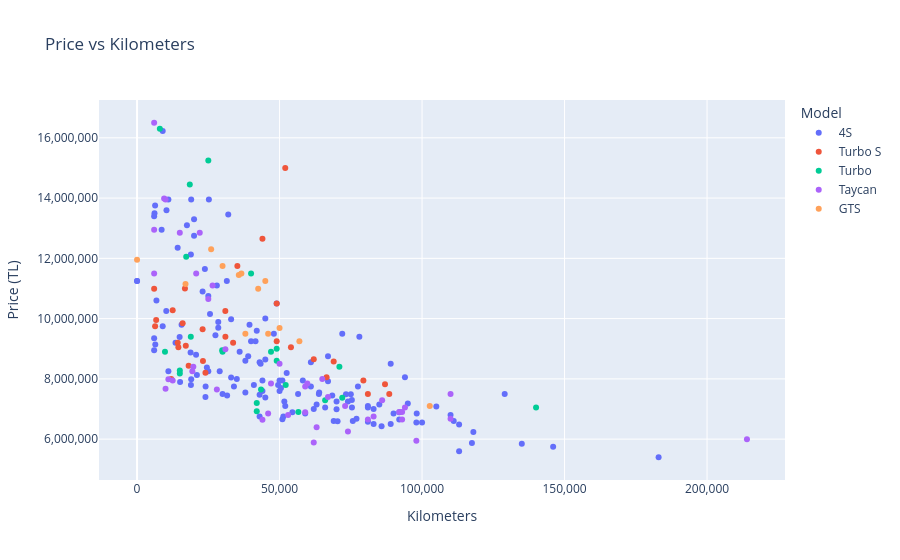

Notebook code cell kept with this figure:
### Code cell
# Price vs KM scatter
fig = px.scatter(
    df, x="km", y="price", color="model",
    hover_data=["year", "title", "sahibinden_id"],
    title="Price vs Kilometers",
    labels={"km": "Kilometers", "price": "Price (TL)", "model": "Model"}
)
fig.update_layout(xaxis_tickformat=",.0f", yaxis_tickformat=",.0f")
fig.show()

### Figure 1 — Plotly figure (JSON) as saved in the notebook; plotly's stock layout.template omitted (floating-point values rounded to 4 significant figures; data arrays with more than 128 entries replaced by an {"elided": "..."} marker saying what was removed)
{"data": [{"customdata": {"elided": "139x3 mixed values"}, "hovertemplate": "Model=4S<br>Kilometers=%{x}<br>Price (TL)=%{y}<br>year=%{customdata[0]}<br>title=%{customdata[1]}<br>sahibinden_id=%{customdata[2]}<extra></extra>", "legendgroup": "4S", "marker": {"color": "#636efa", "symbol": "circle"}, "mode": "markers", "name": "4S", "orientation": "v", "showlegend": true, "type": "scatter", "x": {"elided": "139 int values"}, "xaxis": "x", "y": {"elided": "139 int values"}, "yaxis": "y"}, {"customdata": [[2020, "SS MOTORS 2020 PORSCHE TAYCAN TURBO S-YOLCU EKRANI-DISTRONIC-360", "1035408352"], [2021, "LUNAGARAGE TAYCAN TURBO S 760 HP KARBON SPORT DESİGN SERAMİK", "1060501848"], [2020, "TAYCAN TURBO S %20 KDV", "1104474154"], [2020, "ALBAYRAC 2020 TAYCAN TURBO S \"BOYASIZ, PDLS PLUS, KARBON JANT", "1120195391"], [2020, "CAR~MEN MOTORS' Taycan Turbo S 761 hp", "1240822684"], [2020, "Bayi çıkışlı Hatasız Boyasız", "1256415916"], [2021, "ÖZERK MOTORS/A.AKS/PDCC /OLEA/MASAJ/HEAD UP/BURMASTER/GECE GÖRÜŞ", "1260552619"], [2020, "MAS GRUP'TAN PORSCHE TAYCAN TURBO S- 761 HP DOĞUŞ HATASIZ", "1262317796"], [2020, "TARGET MOTORS 2020 TAYCAN TURBO S 761 HP KARBON SERAMİK FREN", "1265273902"], [2020, "BAYİİ//16.000KM//ARKA AKS//BUZ MAVİ FAR//SERAMİK FREN//RACE TEXT", "1265739722"], [2020, "ULU MOTORS TR'TEK/FULL OPSİYON/BAYİ/TURBO S/CARBON JANT/5000KM", "1293071257"], [2020, "-MAKINA VADI-2020 PORSCHE TAYCAN TURBO S-BURMESTER-MASAJ-", "1295547663"], [2020, "SAYLAY MOTORS TAYCAN TURBO S 18.000 KM HATASIZ 761HP", "1297395873"], [2019, "| UNIQ AUTO | 2019 TURBO S SGTMA ''21'' BURMESTER Y.EKRN BAYİ", "1309799643"], [2020, "*ASK MOTORS*PORSCHE TAYCAN TURBO S 761 HP DÜŞÜK KM", "1312490813"], [2022, "SS MOTORS 2022 TAYCAN GTS-TURBO S AERO JANT-YOLCU EKRANI-BAYİ", "1314960047"], [2020, "CARBON SPORT DESiGN Paket - BAYİ ÇIKIŞLI- GARANTİLİ", "1315094450"], [2020, "BOLATGROUP&1453 BAYİ ÇIKIŞLI PORCHE TAYCANTURBO SIFIRDAN FARKSIZ", "1315849594"], [2021, "2021 PORCHE TAYCAN TURBO S HATASIZ BOYASIZ TRAMERSZ BAYİ", "1316844345"], [2020, "GRAND MOTORS HATASIZ BOYASIZ TRAMERSİZ BAYİ ÖZEL RENK", "1318406799"], [2020, "DOĞUŞ MASLAK ÇIKIŞLI 800V 2026 YENİ BATARYA 2031 KADAR GARANTİLİ", "1319165553"], [2020, "CABİR'DEN 2020 TAYCAN TURBO S BURMESTER-SERAMİK-AİR-BAYİ", "1319924568"], [2020, "2020 TAYCAN TURBO S | İLK SAHİBİNDEN | DOĞUŞ ÇIKIŞLI | BURMESTER", "1321697176"], [2020, "GALERAS PORSCHE TAYCAN TURBO SERAMİK FREN AERO KIT SPORT DESIGN", "1322251534"], [2020, "Son FİYAT-Kaçırma-Cok Temiz Super Kondisyonda Ozel Siparis FULL", "1322430282"], [2021, "2021 TURBO S GECE GÖRÜŞ HEAD UP MASAJ SOĞUTMALI KOLTUK BURMESTER", "1323054263"], [2020, "SAHİBİNDEN HATASIZ DÜŞÜK KM TAM ÖTV'Lİ", "1324193713"], [2020, "Bayi cikisili Turbo S", "1324934984"], [2021, "MK MOTORS'DAN BAYİİ TAYCAN TURBO SERAMİK,KARBON HATASIZ.TR.TEK", "1325817399"], [2020, "2020 PORSCHE TAYCAN TURBO S/BOSE/AIR/SOĞUTMA/HATASZ/6700KM/BAYİİ", "1327290835"]], "hovertemplate": "Model=Turbo S<br>Kilometers=%{x}<br>Price (TL)=%{y}<br>year=%{customdata[0]}<br>title=%{customdata[1]}<br>sahibinden_id=%{customdata[2]}<extra></extra>", "legendgroup": "Turbo S", "marker": {"color": "#EF553B", "symbol": "circle"}, "mode": "markers", "name": "Turbo S", "orientation": "v", "showlegend": true, "type": "scatter", "x": [6336, 52000, 49000, 23124, 69000, 66500, 23000, 62000, 14282, 16000, 6001, 79419, 17100, 87000, 24000, 30980, 54000, 12000, 31000, 49000, 44000, 16800, 33700, 88500, 81000, 35200, 14500, 12500, 18100, 6710], "xaxis": "x", "y": [9750000, 14999000, 10500000, 8590000, 8575000, 8050000, 9650000, 8650000, 9200000, 9850000, 10990000, 7950000, 9100000, 7825000, 8200000, 10250000, 9050000, 7995000, 9400000, 9250000, 12650000, 11000000, 9200000, 7500000, 7500000, 11750000, 9050000, 10275000, 8439000, 9950000], "yaxis": "y"}, {"customdata": [[2020, "YENİKÖY MOTORS 2020 PORSCHE TAYCAN TURBO - PDCC -MASAJ-DISTRONIC", "1050985527"], [2020, "DOĞUŞ GARANTİLİ 2020 TAYCAN TURBO-GECE GRŞ-PDCC-BRMSTR-AIRMTC", "1051733437"], [2020, "-VEGAS MOTORS-2020PORSCHE TAYCAN TURBOS BRABUS A.AKS SERAMİK AİR", "1078270616"], [2024, "2024 MODEL TAYCAN TURBO YENİ KASA BAYİ UZUN MENZİL 884 BEYGİR**", "1257435454"], [2022, "2022/BAYİİ/PERFORMANS PLUS/CHRONO/AİR/BOSE/SOĞUTMA/2028 GARANTİ", "1269079264"], [2020, "2020 PORSCHE TAYCAN TURBO AIRMATIC+CHRONO+SO ĞUTMA+ISITMA+360+", "1278245818"], [2021, "BARAN MOTORS 2021 TAYCAN TURBO BAYİİ AKS SOĞUTMA YAN YOLCU", "1278730211"], [2024, "SS MOTORS 2024 TAYCAN TURBO-PERFORMANCE+-SPORTDESIGN-884HP-BAYİ", "1285704385"], [2022, "PORSCHE TAYCAN TURBO 2022 680HP İTHAL", "1287838990"], [2024, "YENİKÖY MOTORS 2024 PORSCHE TAYCAN TURBO-AKS-SOĞUTMA-884HP-BAYİ", "1295988689"], [2020, "Hatasız Turbo+Burmester+PDCC+Full+Full 29bin km İçi Bordo", "1296957942"], [2020, "2020 MODEL PORSCHE TAYCAN TURBO DÜŞÜK KM BAKIMLI", "1303672327"], [2020, "SAHİBİNDEN 2020 ARALIK YENİKÖY MOTORS ÇIKIŞLI TAYCAN TURBO", "1305520841"], [2021, "2021 TAYCAN TURBO-ARKA AKS-HATASIZ-BAYİ ÖZEL KOMBİNASYON", "1310657433"], [2020, "İLK SAHİBİNDEN HATASIZ -BOYASIZ -TRAMERSİZ", "1312520664"], [2020, "HATASIZ 680HP BURMESTER+SERAMİK DİSK+AKS SOĞUTMA+PCCB", "1315696567"], [2023, "HATASIZ+2023+BAY İ+HEADUP+AIRMATC+Y-EKRAN+SOGUTMA+360+MÜRDÜM+DERİ", "1322761714"], [2020, "-MAKINA VADI-2020 PORSCHE TAYCAN TURBO -YOLCU EKRANI-CHRONO-LIFT", "1322773204"], [2020, "ULAŞ MOTORS'DAN BOYASIZ TURBO ISITMA+SOGUTMA+MATRIX+İÇİ KIRMIZI+", "1324255427"], [2020, "2020 TAYCAN TURBO 625 PS-HATASIZ-BAYİ-SERVİS BAKIMLI-72.000KM-BY", "1325762253"], [2020, "'BOYASIZ'PORSCHE TAYCAN TURBO/BAYİ+Y.EKRAN+SĞTMA+BOSE+AİR+680 HP", "1326551604"], [2020, "HATASIZ BOYASIZ BAYİ ÇIKIŞLI ISITMA SOĞUTMA ARKA AKS AİRMATİC", "1326947842"], [2020, "ERTAY'DAN 2020 BOYASIZ TAYCAN TURBO BAYİ+SERAMİK+ARKA AKS+PPF", "1327367502"]], "hovertemplate": "Model=Turbo<br>Kilometers=%{x}<br>Price (TL)=%{y}<br>year=%{customdata[0]}<br>title=%{customdata[1]}<br>sahibinden_id=%{customdata[2]}<extra></extra>", "legendgroup": "Turbo", "marker": {"color": "#00cc96", "symbol": "circle"}, "mode": "markers", "name": "Turbo", "orientation": "v", "showlegend": true, "type": "scatter", "x": [15000, 47000, 40000, 25000, 71000, 66000, 9800, 18504, 49000, 8000, 29875, 42000, 42000, 49000, 56600, 52160, 17250, 43500, 15000, 72000, 30000, 18861, 140000], "xaxis": "x", "y": [8175000, 8900000, 11500000, 15250000, 8399000, 7290000, 8900000, 14450000, 9000000, 16300000, 8950000, 7200000, 6925000, 8600000, 6900000, 7800000, 12055000, 7650000, 8275000, 7375000, 8900000, 9400000, 7050000], "yaxis": "y"}, {"customdata": [[2021, "ARSLANLAR'DAN 2021 TAYCAN İÇİ KIRMIZI/HEAD-UP/YOLCU&ARKA EĞLENCE", "1193348431"], [2021, "\"DEFCAR\"2021 PORSCHE TAYCAN 476HP BAYİ+BOSE+YLCU EKRNI BOYASIZ", "1260364936"], [2020, "2021 çıkışlı", "1264509367"], [2023, "BAYİ//UZUN MENZİL//AİRMATİC//ADAPTİVE ŞASİ//HATASIZ", "1266303870"], [2021, "VOX OTO 2021 PORSCHE TAYCAN SOĞUTMA+BOSE+UZUN MENZİL", "1269695943"], [2021, "NOYAN MOTORS SOĞUTMA YOLCU EKRAN TAM DOLU UZUN MENZİL HEDA UP", "1270876427"], [2022, "ÖZERLER MOTORSTAN 2022 PORSCHE TAYCAN YOL EKRN+AİR+İÇ KRMZ+BAYİ", "1303577230"], [2021, "Hatasız Boyasız Porsche Taycan İçi Ateş Kırmızı", "1303704570"], [2021, "BAYİ-HATASIZ-BOYASIZ-GARANTİLİ P.PLUS BATARYA-TAYCAN", "1303818757"], [2020, "Umut autodan hatasız porsche taycan", "1309337210"], [2020, "BAYİ TAYCAN ISITMA/SOĞUTMA/UZUN MENZİL/UZATILMIŞGARANTİ/D.ISITMA", "1309825165"], [2021, "Porsche Taycan 2022 trafiğe çıkış hatasız boyasız değişensiz", "1310840360"], [2021, "2021-BOYASIZ-PORSCHE -TAYCAN-380HP-BOSE-NAV-CAMTAVAN-ISITMA-", "1311049157"], [2021, "İhsanın Garajı/2021/TAYCAN/BOYASIZ/PERF.BATARYA/476HP/AİRMA/BAYİ", "1311063605"], [2025, "ZENN MOTORS'TAN 2025 PORSCHE TAYCAN 4 HATASIZ BAYİ", "1311501561"], [2025, "TAYCAN 4 , 2026 çıkışlı 11.000km BAYİ-BOSE-CHRONO-VAKUM", "1312501984"], [2021, "'W' Porsche Taycan 408HP 2021 Mod. 83.000 Km Airmatic/Bose/Bayii", "1312645063"], [2025, "2025 ÖZEL SİPARİŞ/TAM DOLU/BAYİ ÇIKŞL Y.NESİL BATARYA UZUN MENZ", "1313682871"], [2020, "RÜZGAR_TAYCAN_PERFORMANCEPLUS_İÇİKIRMIZI_TAKAS_VADE_KREDİ", "1315005924"], [2023, "EKİP OTODAN BAYİ HATASIZ GARANTİLİ DÜŞÜK KM 476HB P.PLUS BATARYA", "1316041787"], [2025, "BİNİCİ GRUP FARKIYLA 2025 PORSCHE TAYCAN 4 BAYİ ORJİNAL", "1317232594"], [2020, "YFK'DAN 2020 PORSCHE TAYCAN ARKA AKS-GECE GÖRÜŞ-AIRMTC HATASIZ", "1318559138"], [2020, "Hatasız taycan", "1318717292"], [2023, "2023 TAYCAN P.PLUS/CAMTAVAN /BEJDERİ/YOLCU EKRAN/PUSULA/12.500KM", "1320365014"], [2025, "FF MOTORS HATASIZ BOYASIZ TRAMERSİZ 450kw", "1321380789"], [2022, "-KIRCA- BAYİ 2022 porsche Taycan Premium Spor Otomobil 62bin KM", "1322053338"], [2021, "21 MODEL TAYCAN BAYİ CAM TVN YOLCU EKRN AİRMATİC SOĞUTMA HATASIZ", "1322214272"], [2024, "SAHİBİNDEN 2024 TAYCAN 4-S PLUS PERFORMANS YENİ KASA SATILIK", "1322609644"], [2022, "PORSCHE TAYCAN 2022/BAYİİ/PERFORMANS PLUS/CHRONO/AİR/BOSE/476 HP", "1322978704"], [2025, "2025 PORSCHE TAYCAN JET BLACK METALIC 25BİNDE BAYİ İLK ELDEN", "1322984094"], [2025, "VOSMER 2025 PORSCHE TAYCAN 4 320 kW", "1323924099"], [2020, "ARISOY'DAN 2020 PORSCHE TAYCAN ELEKTRİK HATASIZ 93.000 KM !!!", "1324313650"], [2021, "BAYİİ 2021 TAYCAN 476 HP 46.000 KM'DE BOYASIZ PERFORMACE+BATARYA", "1324344187"], [2020, "SAHİBİNDEN EMSALSİZ RENK TAYCAN", "1324588310"], [2021, "İLK SAHİBİNDEN , SIFIRDAN FARKSIZ BAYİİ , BOSE , PERF.PLUS , AIR", "1325261936"], [2020, "SAHİBİNDEN HATASIZ TAYCAN", "1325617787"], [2021, "\"AKSU MOTORS\"PORSCHE TAYCAN/KIRMIZI/PUSULA/Y.EKRAN/HATASIZ/59 KM", "1325973092"], [2020, "FY MOTORS 2020 TAYCAN PERFORMANS PLUS ARKA AKS YOLCU EKRAN 10 KM", "1326143176"], [2026, "ÖZEL SİPARİŞ+TAYCAN 4 BLACK EDİTİON+21 RS JANT+DİSTRONİC+BAYİ", "1326153796"], [2024, "2024 PORSCHE TAYCAN BAYİ ÇIKIŞLI 598bg YOLCU EKRANLI P.PLUS", "1326359848"], [2020, "HATASIZ ELMA ŞEKERİ TAYCAN", "1326743914"], [2021, "2021 TAYCAN 530HP/BOYASIZ/AİR /Y.EKRAN/SOĞUTMA/BOSE/21JANT/HEDAUP", "1327097541"]], "hovertemplate": "Model=Taycan<br>Kilometers=%{x}<br>Price (TL)=%{y}<br>year=%{customdata[0]}<br>title=%{customdata[1]}<br>sahibinden_id=%{customdata[2]}<extra></extra>", "legendgroup": "Taycan", "marker": {"color": "#ab63fa", "symbol": "circle"}, "mode": "markers", "name": "Taycan", "orientation": "v", "showlegend": true, "type": "scatter", "x": [94000, 59000, 98000, 19750, 74000, 53000, 31000, 63000, 81000, 50000, 65000, 110000, 44000, 11000, 9500, 15000, 83000, 6001, 59745, 19400, 10000, 110000, 93000, 12500, 26500, 62000, 67000, 22000, 86000, 25000, 6001, 93000, 46000, 92000, 28000, 214000, 59000, 10000, 6001, 20750, 47000, 73000], "xaxis": "x", "y": [7050000, 7750000, 5950000, 8400000, 6250000, 6800000, 8985000, 6395000, 6650000, 8500000, 8000000, 7500000, 6640000, 7990000, 13985000, 12850000, 6750000, 12950000, 7850000, 8250000, 13950000, 6675000, 6900000, 7950000, 11100000, 5890000, 7400000, 12850000, 7290000, 10650000, 11500000, 6650000, 6850000, 6899000, 7650000, 6000000, 6890000, 7675000, 16500000, 11500000, 7850000, 7100000], "yaxis": "y"}, {"customdata": [[2023, "BARAN MOTORS 2023 GTS SPORT DESIGN CARBON BOSE AKS MAGICSKY TVN", "1250084582"], [2022, "2022_BOYASIZ_BAYİ_50.000 KM_YOLCU EKRAN_AIRMATIC_BOSE_SOĞUTMA", "1251398383"], [2023, "2023 GTS/BAYI CIKIS/SELECTED ALL OZEL SIPARIS ARAC/HATASIZ", "1273437355"], [2022, "BOYASIZ/26.000 KM/2022 TAYCAN GTS/21 JANT/HEAD UP/SOĞUTMA/VAKUUM", "1302356709"], [2021, "SAHİBİNDEN-ÖZEL SİPARİŞ-GTS-HATASIZ BOYASIZ-TRAMERSİZ-S BAKIMLI", "1311265802"], [2023, "ZENN MOTORS'TAN 2023 PORSCHE TAYCAN GTS HATASIZ BAYİ", "1311525507"], [2023, "2023 TAYCAN GTS SKY TAVAN+SPORTDESIGN+SOGUTMA GARANTİLİ BAYİİ", "1311807467"], [2023, "BAYİ PORSCHE TAYCAN GTS TAMAMINA KREDİ KARTI 12 AY %2,77", "1312712957"], [2023, "YENİKÖY MOTORS 2023 PORSCHE TAYCAN GTS-BOSE-SOĞUTMA-360°-BAYİ", "1314617867"], [2021, "SAHİBİNDEN 2022 TAYCAN GTS BAYİ HATASIZ GARANTİLİ", "1319231558"], [2023, "Temiz ve düşük km TR de tek Taycan GTS", "1319878038"], [2023, "SAHİBİNDEN GARAJ ARACI TAYCAN(GTS)", "1324396734"], [2023, "DOĞUŞ OTO MASLAK-2023 PORSCHE TAYCAN GTS", "1325886693"]], "hovertemplate": "Model=GTS<br>Kilometers=%{x}<br>Price (TL)=%{y}<br>year=%{customdata[0]}<br>title=%{customdata[1]}<br>sahibinden_id=%{customdata[2]}<extra></extra>", "legendgroup": "GTS", "marker": {"color": "#FFA15A", "symbol": "circle"}, "mode": "markers", "name": "GTS", "orientation": "v", "showlegend": true, "type": "scatter", "x": [0, 50000, 30000, 26000, 102700, 42500, 45000, 56962, 35700, 46000, 17000, 38000, 36612], "xaxis": "x", "y": [11950000, 9690000, 11750000, 12300000, 7100000, 10995000, 11250000, 9250000, 11450000, 9499000, 11150000, 9500000, 11500000], "yaxis": "y"}], "layout": {"legend": {"title": {"text": "Model"}, "tracegroupgap": 0}, "title": {"text": "Price vs Kilometers"}, "xaxis": {"anchor": "y", "domain": [0, 1], "tickformat": ",.0f", "title": {"text": "Kilometers"}}, "yaxis": {"anchor": "x", "domain": [0, 1], "tickformat": ",.0f", "title": {"text": "Price (TL)"}}}}
